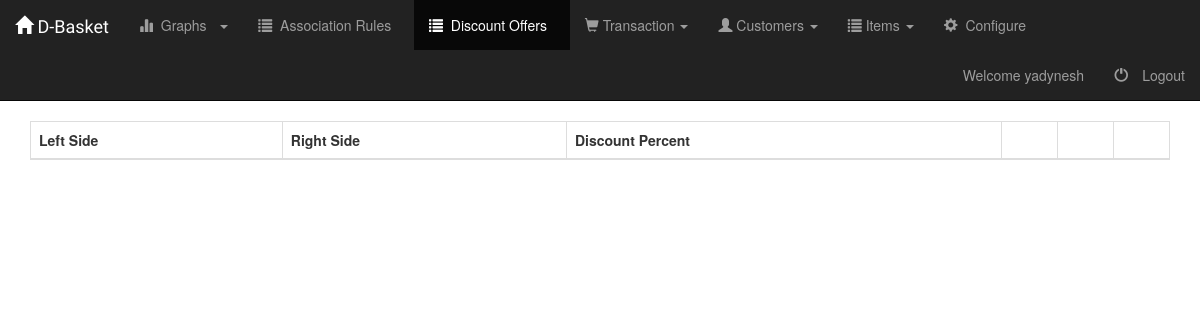
/emp/discount/list/ (signed in), run on an earlier commit of the app's database.
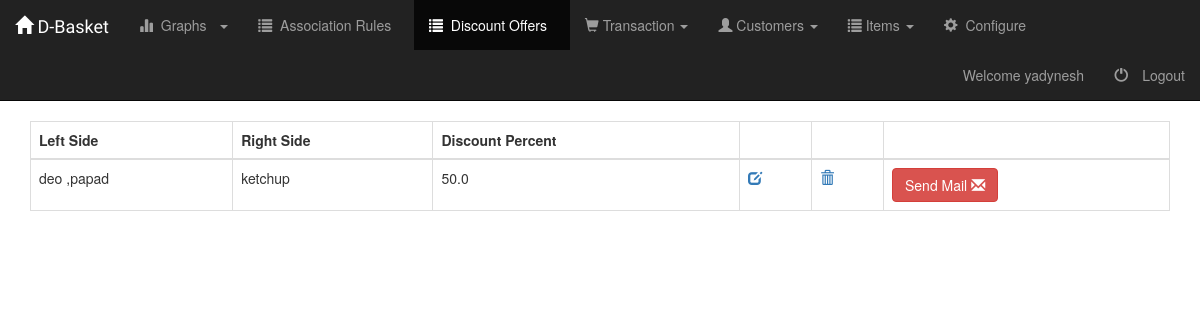
And on a later commit of the database.
### AdminPanel/models.py (models this page shows, shortened)
class Discount(models.Model):
	left_item1 = models.ForeignKey('Item', on_delete=models.CASCADE, verbose_name = 'Left Item 1', blank=True, null=True, related_name = 'left_item1')
	left_item2 = models.ForeignKey('Item', on_delete=models.CASCADE, verbose_name = 'Left Item 2', blank=True, null=True, related_name = 'left_item2')
	right_item1 = models.ForeignKey('Item', on_delete=models.CASCADE, verbose_name = 'Right Item 1', blank=True, null=True, related_name = 'right_item1')
	right_item2 = models.ForeignKey('Item', on_delete=models.CASCADE, verbose_name = 'Right Item 2', blank=True, null=True, related_name = 'right_item2')
	discount_percent = models.FloatField()

class Item(models.Model):
	item_name = models.CharField(max_length = 50, verbose_name = 'Item Name')
	stocks = models.IntegerField()

### AdminPanel/discount_views.py (the view)
class DiscountListView(generic.ListView):
	template_name = "AdminPanel/discount_list.html"
	context_object_name = 'discount_list'
	def get_queryset(self):
		return Discount.objects.all()

### AdminPanel/templates/AdminPanel/discount_list.html (shortened to what this page needs)
{% extends "base.html" %}
{% block stylesheets %}
	<link rel="stylesheet"
	href="http://cdn.datatables.net/1.10.2/css/jquery.dataTables.min.css"></style>
	<link href="https://maxcdn.bootstrapcdn.com/bootstrap/3.3.7/css/bootstrap.min.css" rel="stylesheet">
{% endblock stylesheets %}
{% block tabs %}
	{% include "AdminPanel/tabs.html" with active_tab='discount_list' %}
{% endblock tabs %}
{% block content %}
	<div class="container">
		<table class="table table-hover table-bordered dt-responsive" id="discountTable">
			<thead>
				<tr>
					<th>Left Side</th>
					<th>Right Side</th>
					<th>Discount Percent</th>
					<th></th>
					<th></th>
					<th></th>
				</tr>
			</thead>
			<tbody>
				{% for discount in discount_list  %}
					<tr>
						<td>
							{{ discount.left_item1.item_name }}
							{% if discount.left_item2 != None  %}
									,{{discount.left_item2.item_name}}
							{% endif %}
						</td>
						<td>
							{{ discount.right_item1.item_name }}
						</td>
						<td>
							{{ discount.discount_percent }}
						</td>
						<td>
							<a href="{% url 'adminpanel:update-discount' discount.pk %}">
								<span class="glyphicon glyphicon-edit" aria-hidden="true"/>
							</a>
						</td>
						<td>
							<a href="{% url 'adminpanel:delete-discount' discount.pk %}">
								<span class="glyphicon glyphicon-trash" aria-hidden="true"/>
							</a>
						</td>
						<td>
							<form action="{% url 'adminpanel:send-discount-mail' %}" method="POST" role="form">
								<button type="submit" class="btn btn-danger">
									Send Mail
									<span class="glyphicon glyphicon-envelope"></span>
								</button>
							</form>
						</td>
					</tr>
				{% endfor %}
			</tbody>
		</table>
	</div>
{% endblock content%}

### AdminPanel/templates/base.html (shortened to what this page needs)
<!DOCTYPE html>
<html>
<head>
	<link href="https://maxcdn.bootstrapcdn.com/bootstrap/3.3.7/css/bootstrap.min.css" rel="stylesheet">
	{% load staticfiles %}
	<link rel="stylesheet" type="text/css" href="{% static "AdminPanel/style.css" %}">
	{% block stylesheets %}
	{% endblock stylesheets %}
</head>
<body>
	<nav class="navbar navbar-inverse navbar-static-top" role="navigation">
		<div class="container-fluid">
			<div class="navbar-header">
				<a class="navbar-brand fontCourgette" href="{% url 'adminpanel:home' %}">
					<span class="glyphicon glyphicon-home"></span>
					D-Basket
				</a>
			</div>
			<div class="collapse navbar-collapse navbar-ex1-collapse">
			{% if user.is_authenticated  %}
					{% block tabs %}
					{% endblock tabs %}
			{% endif %}
					<ul class="nav navbar-nav navbar-right">
						{% if user.is_authenticated  %}
							<li>
								<a>Welcome {{user.username}}</a>
							</li>
							<li><a href="/accounts/logout">
									<span class="glyphicon glyphicon-off">&nbsp;</span>Logout
								</a>
							</li>
						{% endif %}
					</ul>
				</div>
		</div>
	</nav>
	{% block content %}
	{% endblock content %}
</body>
</html>

What changed in the data, as far as the page shows it:
added Discount: left_item1.item_name "deo", left_item2.item_name "papad", right_item1.item_name "ketchup", discount_percent "50.0"
